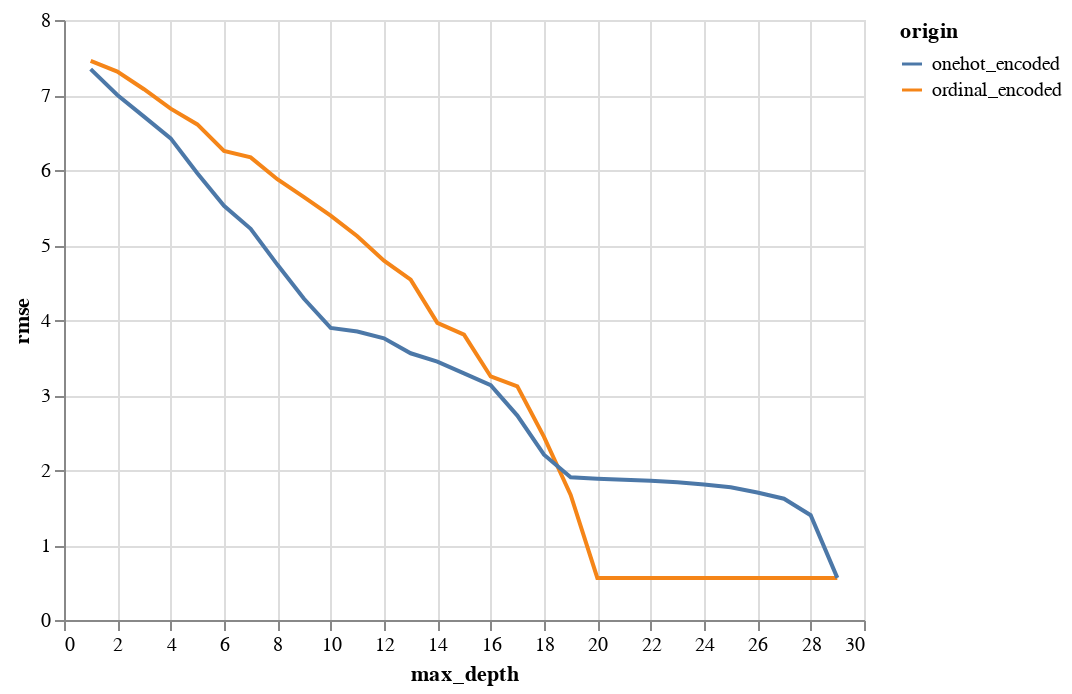

Source (notebook cell):
### Code cell
alt.Chart(multi_rmse_source).mark_line().encode(
    x='max_depth',
    y='rmse',
    color='origin'
)

### Figure 1 — Vega-Lite specification as saved in the notebook (floating-point values rounded to 4 significant figures)
{"config": {"view": {"continuousWidth": 400, "continuousHeight": 300}}, "data": {"name": "data-0e274efd9581bf80b5d9af4c15713e1f"}, "mark": "line", "encoding": {"color": {"field": "origin", "type": "nominal"}, "x": {"field": "max_depth", "type": "quantitative"}, "y": {"field": "rmse", "type": "quantitative"}}, "$schema": "https://vega.github.io/schema/vega-lite/v4.17.0.json", "datasets": {"data-0e274efd9581bf80b5d9af4c15713e1f": [{"max_depth": 1, "rmse": 7.455, "origin": "ordinal_encoded"}, {"max_depth": 2, "rmse": 7.313, "origin": "ordinal_encoded"}, {"max_depth": 3, "rmse": 7.077, "origin": "ordinal_encoded"}, {"max_depth": 4, "rmse": 6.819, "origin": "ordinal_encoded"}, {"max_depth": 5, "rmse": 6.607, "origin": "ordinal_encoded"}, {"max_depth": 6, "rmse": 6.253, "origin": "ordinal_encoded"}, {"max_depth": 7, "rmse": 6.169, "origin": "ordinal_encoded"}, {"max_depth": 8, "rmse": 5.877, "origin": "ordinal_encoded"}, {"max_depth": 9, "rmse": 5.639, "origin": "ordinal_encoded"}, {"max_depth": 10, "rmse": 5.391, "origin": "ordinal_encoded"}, {"max_depth": 11, "rmse": 5.116, "origin": "ordinal_encoded"}, {"max_depth": 12, "rmse": 4.79, "origin": "ordinal_encoded"}, {"max_depth": 13, "rmse": 4.538, "origin": "ordinal_encoded"}, {"max_depth": 14, "rmse": 3.962, "origin": "ordinal_encoded"}, {"max_depth": 15, "rmse": 3.805, "origin": "ordinal_encoded"}, {"max_depth": 16, "rmse": 3.247, "origin": "ordinal_encoded"}, {"max_depth": 17, "rmse": 3.114, "origin": "ordinal_encoded"}, {"max_depth": 18, "rmse": 2.442, "origin": "ordinal_encoded"}, {"max_depth": 19, "rmse": 1.667, "origin": "ordinal_encoded"}, {"max_depth": 20, "rmse": 0.5614, "origin": "ordinal_encoded"}, {"max_depth": 21, "rmse": 0.5614, "origin": "ordinal_encoded"}, {"max_depth": 22, "rmse": 0.5614, "origin": "ordinal_encoded"}, {"max_depth": 23, "rmse": 0.5614, "origin": "ordinal_encoded"}, {"max_depth": 24, "rmse": 0.5614, "origin": "ordinal_encoded"}, {"max_depth": 25, "rmse": 0.5614, "origin": "ordinal_encoded"}, {"max_depth": 26, "rmse": 0.5614, "origin": "ordinal_encoded"}, {"max_depth": 27, "rmse": 0.5614, "origin": "ordinal_encoded"}, {"max_depth": 28, "rmse": 0.5614, "origin": "ordinal_encoded"}, {"max_depth": 29, "rmse": 0.5614, "origin": "ordinal_encoded"}, {"max_depth": 1, "rmse": 7.345, "origin": "onehot_encoded"}, {"max_depth": 2, "rmse": 6.999, "origin": "onehot_encoded"}, {"max_depth": 3, "rmse": 6.711, "origin": "onehot_encoded"}, {"max_depth": 4, "rmse": 6.422, "origin": "onehot_encoded"}, {"max_depth": 5, "rmse": 5.958, "origin": "onehot_encoded"}, {"max_depth": 6, "rmse": 5.524, "origin": "onehot_encoded"}, {"max_depth": 7, "rmse": 5.216, "origin": "onehot_encoded"}, {"max_depth": 8, "rmse": 4.739, "origin": "onehot_encoded"}, {"max_depth": 9, "rmse": 4.283, "origin": "onehot_encoded"}, {"max_depth": 10, "rmse": 3.894, "origin": "onehot_encoded"}, {"max_depth": 11, "rmse": 3.846, "origin": "onehot_encoded"}, {"max_depth": 12, "rmse": 3.755, "origin": "onehot_encoded"}, {"max_depth": 13, "rmse": 3.556, "origin": "onehot_encoded"}, {"max_depth": 14, "rmse": 3.445, "origin": "onehot_encoded"}, {"max_depth": 15, "rmse": 3.289, "origin": "onehot_encoded"}, {"max_depth": 16, "rmse": 3.132, "origin": "onehot_encoded"}, {"max_depth": 17, "rmse": 2.726, "origin": "onehot_encoded"}, {"max_depth": 18, "rmse": 2.204, "origin": "onehot_encoded"}, {"max_depth": 19, "rmse": 1.903, "origin": "onehot_encoded"}, {"max_depth": 20, "rmse": 1.884, "origin": "onehot_encoded"}, {"max_depth": 21, "rmse": 1.869, "origin": "onehot_encoded"}, {"max_depth": 22, "rmse": 1.856, "origin": "onehot_encoded"}, {"max_depth": 23, "rmse": 1.836, "origin": "onehot_encoded"}, {"max_depth": 24, "rmse": 1.807, "origin": "onehot_encoded"}, {"max_depth": 25, "rmse": 1.77, "origin": "onehot_encoded"}, {"max_depth": 26, "rmse": 1.699, "origin": "onehot_encoded"}, {"max_depth": 27, "rmse": 1.617, "origin": "onehot_encoded"}, {"max_depth": 28, "rmse": 1.397, "origin": "onehot_encoded"}, {"max_depth": 29, "rmse": 0.5614, "origin": "onehot_encoded"}]}}
